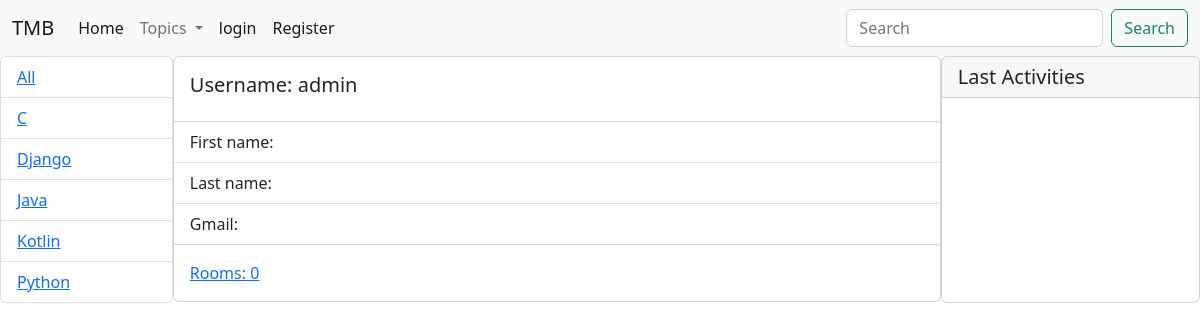
The app's page /user/6/, older data.
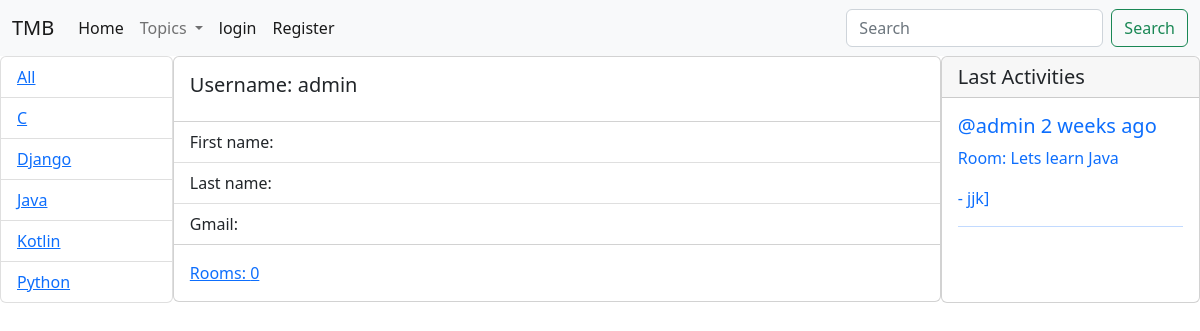
The same page, newer data.
### app/models.py (models this page shows, shortened)
class Topic(models.Model):
    name = models.CharField(max_length=200, verbose_name='Topic name')
    class Meta:
        ordering = ['name']

class Message(models.Model):
    user = models.ForeignKey(User, on_delete=models.CASCADE)
    room = models.ForeignKey(Room, on_delete=models.CASCADE)
    body = models.TextField()
    photo = models.ImageField(upload_to='photos/%Y/%m/%d/', blank=True)
    updated = models.DateTimeField(auto_now=True)
    created = models.DateTimeField(auto_now_add=True)
    class Meta:
        ordering = ['created']

class Room(models.Model):
    host = models.ForeignKey(User, on_delete=models.SET_NULL, null=True)
    topic = models.ForeignKey(Topic, on_delete=models.SET_NULL, null=True)
    name = models.CharField(max_length=200, verbose_name='Room name')
    content = models.TextField(null=True, blank=True)
    participants = models.ManyToManyField(
        User, related_name= 'participants', blank=True)
    updated = models.DateTimeField(auto_now=True)
    created = models.DateTimeField(auto_now_add=True)
    private = models.BooleanField(default=False)
    password = models.CharField(max_length=25, blank=True, null=True)
    def __str__(self):
        return self.name
    class Meta:
        ordering = ['-updated', '-created']
        verbose_name = 'Room'
        verbose_name_plural = 'Rooms'

### app/views.py (the view)
# urls.py: path('user/<str:pk>/', getUser, name='user'),
def getUser(request, pk):
    user = User.objects.get(id=pk)
    rooms = user.room_set.all()
    cnt = rooms.count()
    room = Room.objects.filter(host__id =pk)
    last_messages = Message.objects.filter(user__id=pk).order_by('-created')[:5]
    topics = Topic.objects.all()
    context = {'user': user, 'rooms': rooms, 'activities': last_messages, 'cnt': cnt, 'topics': topics, 'room': room}
    return render(request, 'app/profile.html', context)

### app/templatetags/app_tags.py (called while the page is built)
@register.simple_tag(name='topics')
def get_topic():
    return Topic.objects.all()

### app/templates/app/profile.html (shortened to what this page needs)
{% extends 'base.html' %}
{% block content %}
<div class="prof-container">
{% include 'app/side.html' %}
        <div>
<div class="card" style="width: 48rem;">
  <div class="card-body">
    <h5 class="card-title">Username: {{ user.username }} </h5>
  </div>
  <ul class="list-group list-group-flush">
    <li class="list-group-item">First name: {{ user.first_name }} </li>
    <li class="list-group-item">Last name: {{ user.last_name }}</li>
    <li class="list-group-item">Gmail: {{ user.email }}</li>
  </ul>
  <div class="card-body">
    <a href="#" class="card-link">Rooms: {{cnt }}</a>
  </div>
</div>
        </div>
        {% include 'app/recent_activities.html' %}
</div>
{% endblock %}

### templates/base.html (shortened to what this page needs)
<!DOCTYPE html>
<html lang="en">
<head>
  <link href="https://cdn.jsdelivr.net/npm/bootstrap@5.2.3/dist/css/bootstrap.min.css" rel="stylesheet">
</head>
<body>
{% include 'inc/_nav.html' %}
{% block content %}
{% endblock %}
</body>
</html>

### templates/inc/_nav.html (shortened to what this page needs)
{% load app_tags %}
<nav class="navbar navbar-expand-lg bg-light">
  <div class="container-fluid">
    {% if request.user.is_authenticated %}
        <a class="navbar-brand" href="{% url 'main' %}">Hello {{ user.username }}</a>
    {% else %}
        <a class="navbar-brand" href="{% url 'main' %}">TMB</a>
    {% endif %}
    <div class="collapse navbar-collapse" id="navbarSupportedContent">
      <ul class="navbar-nav me-auto mb-2 mb-lg-0">
        <li class="nav-item">
          <a class="nav-link active" aria-current="page" href="{% url 'main' %}">Home</a>
        </li>
        <li class="nav-item dropdown">
          <a class="nav-link dropdown-toggle" href="#" role="button" data-bs-toggle="dropdown" aria-expanded="false">
            Topics
          </a>
        </li>
        {% if request.user.is_authenticated %}
        <li class="nav-item">
          <a class="nav-link active" href ="{% url 'logout' %}">logout </a>
        </li>
        {% else %}
        <li class="nav-item">
          <a class="nav-link active" href ="{% url 'login' %}">login</a>
        </li>
        <li class="nav-item">
          <a class="nav-link active" href ="{% url 'register' %}">Register</a>
        </li>
        {% endif %}
      </ul>
      <form class="d-flex" role="search" method= 'GET' action="{% url 'main' %}">
        <input class="form-control me-2" type="text" placeholder="Search" aria-label="Search" name= 'q'>
        <button class="btn btn-outline-success" type="submit">Search</button>
      </form>
    </div>
  </div>
</nav>

### app/templates/app/side.html (shortened to what this page needs)
    <div>
<ul class="list-group">
<li class="list-group-item d-flex justify-content-between align-items-center">
  <a href="{% url 'main' %}">All</a>
  </li>
    {% for topic in topics %}
  <li class="list-group-item d-flex justify-content-between align-items-center">
  <a href="{% url 'main' %}?q={{topic.name}}">  {{topic.name}}</a>
  </li>
      {% endfor %}
</ul>
    </div>

### app/templates/app/recent_activities.html
    <div class="card ">
    <h5 class="card-header">Last Activities</h5>
        <div class="card-body">
            {% for activity in activities %}
            <a href="{% url 'room' activity.room.pk %}" style="text-decoration: none">
                <h5 class="card-title">@{{ activity.user }}  {{ activity.created|timesince }} ago</h5>
                <p class="card-text">Room: {{ activity.room}}</p>
                <p class="card-text">- {{ activity.body|truncatewords:7 }}</p>
                <hr>
            </a>
            {% endfor %}
        </div>

### app/templates/app/profile.html (style rules this page uses)
.prof-container { display: grid; grid-template-columns:2fr 3fr 3fr; }

Row changes from the older to the newer data that the page shows:
added Message: user "admin", created "2 weeks", room "Lets learn Java", body "jjk]"
